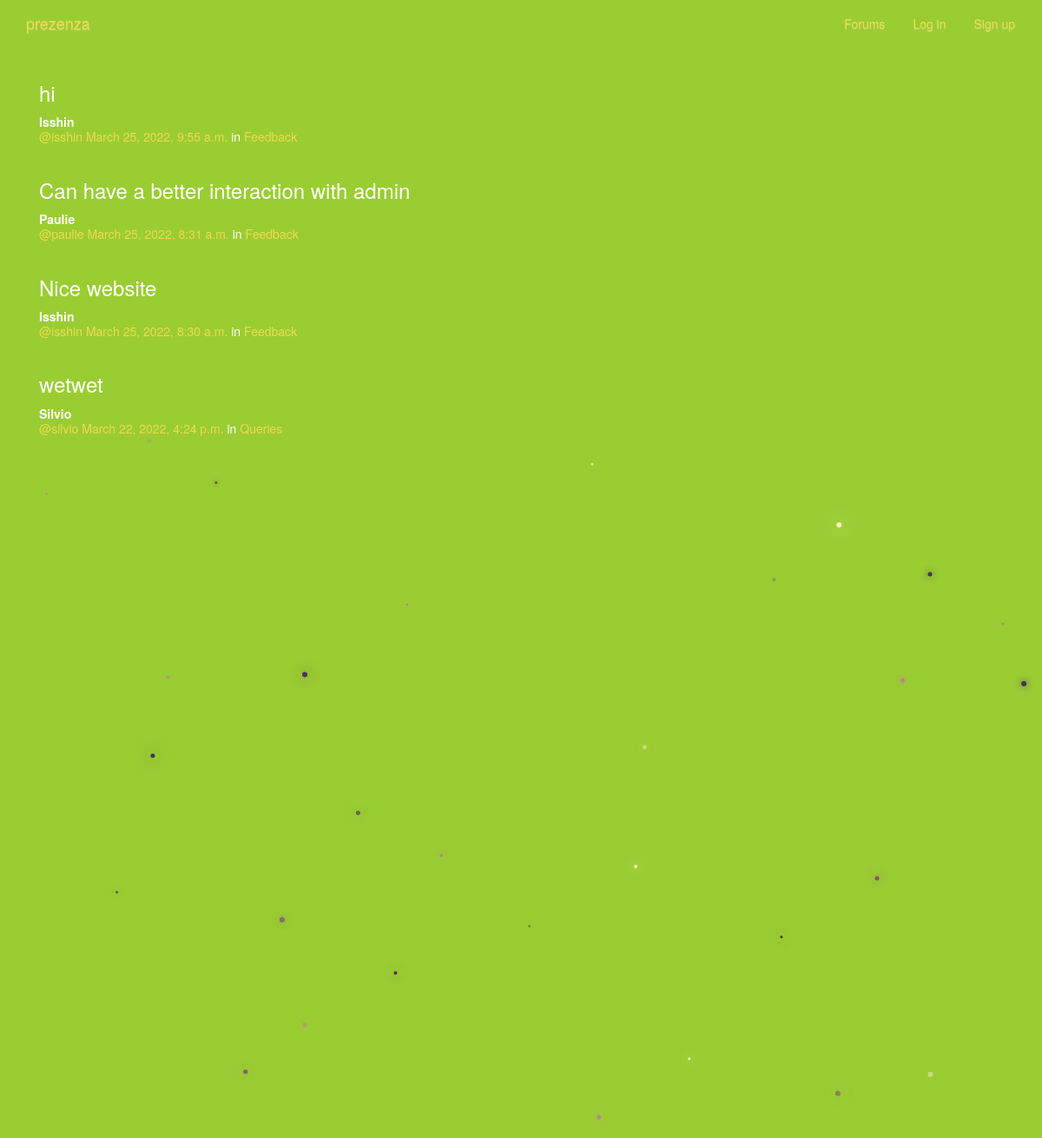
/posts/, run on the app's committed database.
### posts/models.py (models this page shows, shortened)
class Post(models.Model):
    user = models.ForeignKey(User, related_name="posts",on_delete=models.CASCADE)
    created_at = models.DateTimeField(auto_now=True)
    message = models.TextField()
    message_html = models.TextField(editable=False)
    group = models.ForeignKey(Group, related_name="posts",null=True, blank=True,on_delete=models.CASCADE)
    class Meta:
        ordering = ["-created_at"]
        unique_together = ["user", "message"]

### groups/models.py (models this page shows, shortened)
class Group(models.Model):
    name = models.CharField(max_length=50, unique=True)
    slug = models.SlugField(allow_unicode=True, unique=True)
    description = models.TextField(blank=True, default='')
    description_html = models.TextField(editable=False, default='', blank=True)
    members = models.ManyToManyField(User,through="GroupMember")
    class Meta:
        ordering = ["name"]

### posts/views.py (the view)
class PostList(SelectRelatedMixin, generic.ListView):
    model = models.Post
    select_related = ("user", "group")

### posts/templates/posts/post_list.html (shortened to what this page needs)
{% extends "posts/post_base.html" %}
{% load humanize %}
{% block post_content %}
<div class="col-md-8">
	{% for post in post_list %}
  {% include "posts/_post.html" %}
	{% endfor %}
</div>
{% endblock %}

### posts/templates/posts/_post.html (shortened to what this page needs)
<div class="post media">
	<h3>{{ post.message_html|linebreaks }}</h3>
	<div class="media-body">
		<strong>{{ post.user.username|capfirst  }}</strong>
		<h5 class="media-heading">
			<span class="username"><a href="{% url 'posts:for_user' username=post.user.username %}">@{{ post.user.username }}</a></span>
			<time class="time"><a href="{% url 'posts:single' username=post.user.username pk=post.pk %}">{{ post.created_at }}</a></time>
			{% if post.group %}
			<span class="group-name">in <a href="#">{{ post.group.name }}</a></span>
			{% endif %}
		</h5>
	</div>
</div>

### static/faculty/css/master.css (style rules this page uses)
body { margin: 0; overflow: hidden; background-color: yellowgreen; color:white; }

### static/css/new.css (style rules this page uses)
.color-secondary, a { color: #F0DA50; text-decoration: none; }

### data on the page
Post: message_html "hi", user.username "Isshin", user.username "isshin", created_at "March 25, 2022, 9:55 a.m.", group.name "Feedback"
Post: message_html "Can have a better interaction with admin", user.username "Paulie", user.username "paulie", created_at "March 25, 2022, 8:31 a.m.", group.name "Feedback"
Post: message_html "Nice website", user.username "Isshin", user.username "isshin", created_at "March 25, 2022, 8:30 a.m.", group.name "Feedback"
Post: message_html "wetwet", user.username "Silvio", user.username "silvio", created_at "March 22, 2022, 4:24 p.m.", group.name "Queries"
